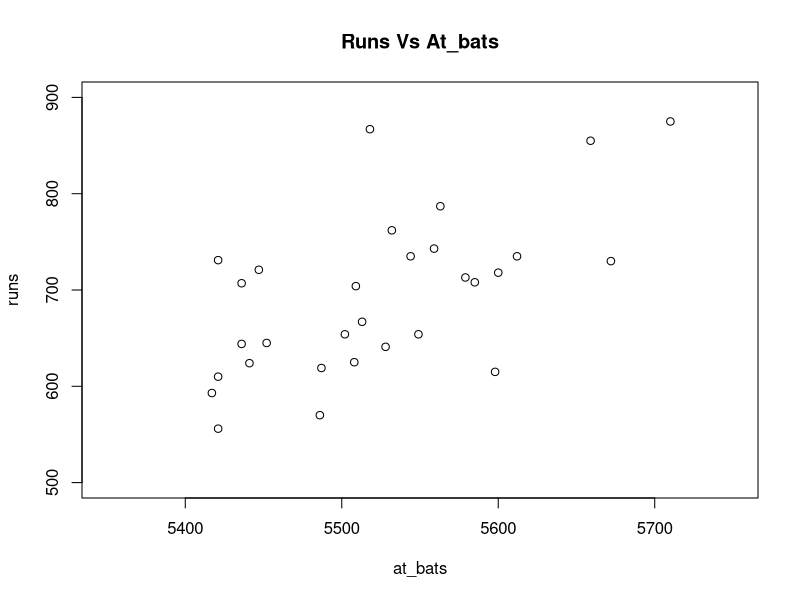
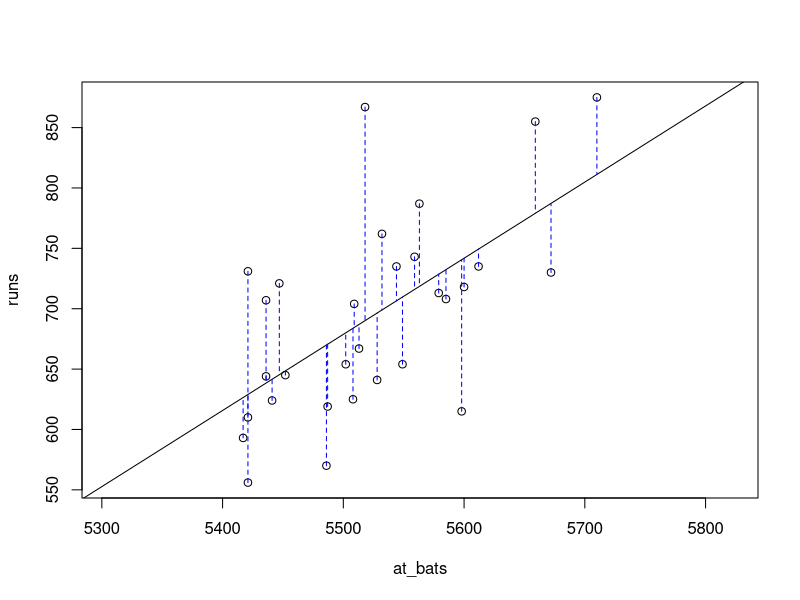
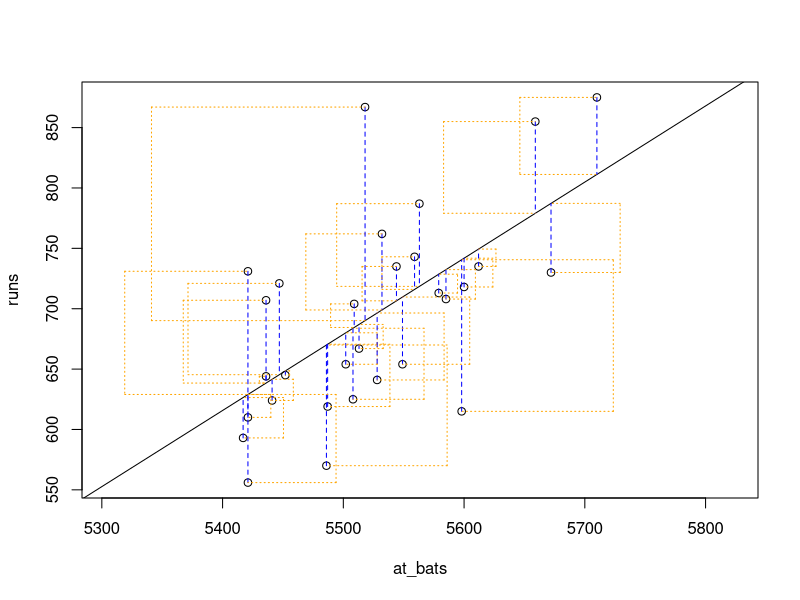
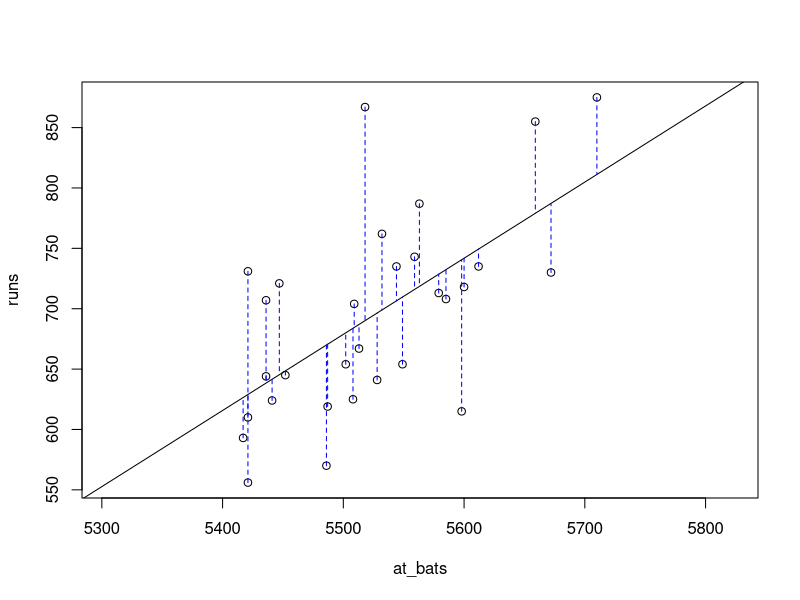

Generate these figures, in order, with R:
rm(list=ls())

# Take input of dataset
input <- read.csv("input.csv")

attach(input)
names(input)
head(input,8)

plot(runs~at_bats,main="Runs Vs At_bats",xlim=c(5350,5750),ylim=c(500,900))

cor(runs,at_bats)

plotSS <- function(x, y, showSquares = FALSE, leastSquares = FALSE)
{
	plot(y~x, asp = 1, xlab=paste(substitute(x)), ylab=paste(substitute(y)))

	if(leastSquares)
	{
		m1 <- lm(y~x)
		y.hat <- m1$fit
	}
	else {
		cat("Click any two points to make a line.\n")
		
		pt1 <- locator(1)
		points(pt1$x, pt1$y, pch = 8, col = "red")
		
		pt2 <- locator(1)
		points(pt2$x, pt2$y, pch = 8, col = "red")
		
		pts <- data.frame("x" = c(pt1$x, pt2$x),"y" = c(pt1$y, pt2$y))
		m1 <- lm(y ~ x, data = pts)
		y.hat <- predict(m1, newdata = data.frame(x))
	}
	r <- y - y.hat

	abline(m1)
	oSide <- x - r

	LLim <- par()$usr[1]
	RLim <- par()$usr[2]

	oSide[oSide < LLim | oSide > RLim] <- c(x + r)[oSide < LLim | oSide > RLim]
	n <- length(y.hat)

	for(i in 1:n)
	{
		lines(rep(x[i], 2), c(y[i], y.hat[i]), lty = 2, col = "blue")
		if(showSquares)
		{
			lines(rep(oSide[i], 2), c(y[i], y.hat[i]), lty = 3, col = "orange")
			lines(c(oSide[i], x[i]), rep(y.hat[i],2), lty = 3, col = "orange")
			lines(c(oSide[i], x[i]), rep(y[i],2), lty = 3, col = "orange")
		}
	}

	SS <- round(sum(r^2), 3)
	cat("\r ")
	print(m1)
	cat("Sum of Squares: ", SS, "\n")
}

plotSS(x = at_bats, y = runs)
plotSS(x = at_bats, y = runs, showSquares = TRUE)

fit1 <- lm(runs ~ at_bats)

summary(fit1)

plotSS(x = at_bats, y = runs, leastSquares = TRUE)